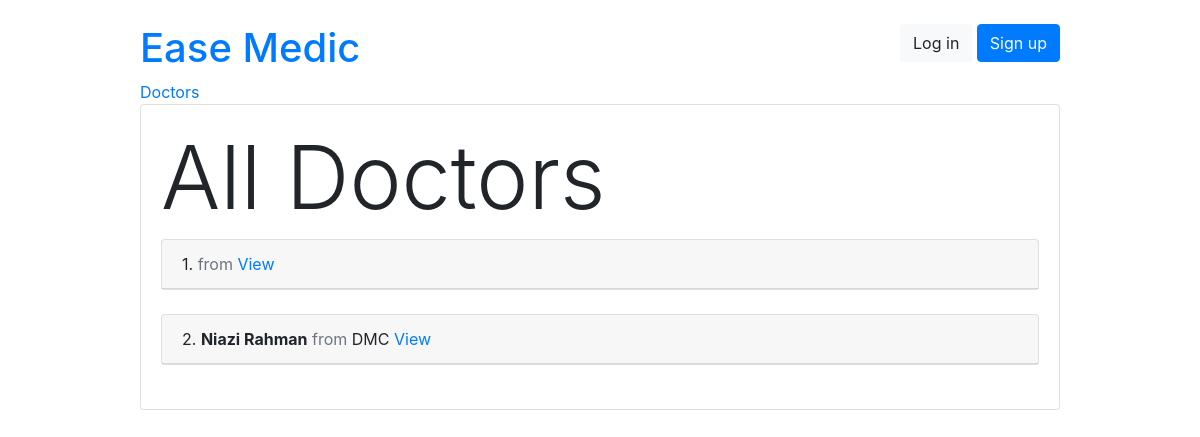
Before: /users/doctors/ with the older database file.
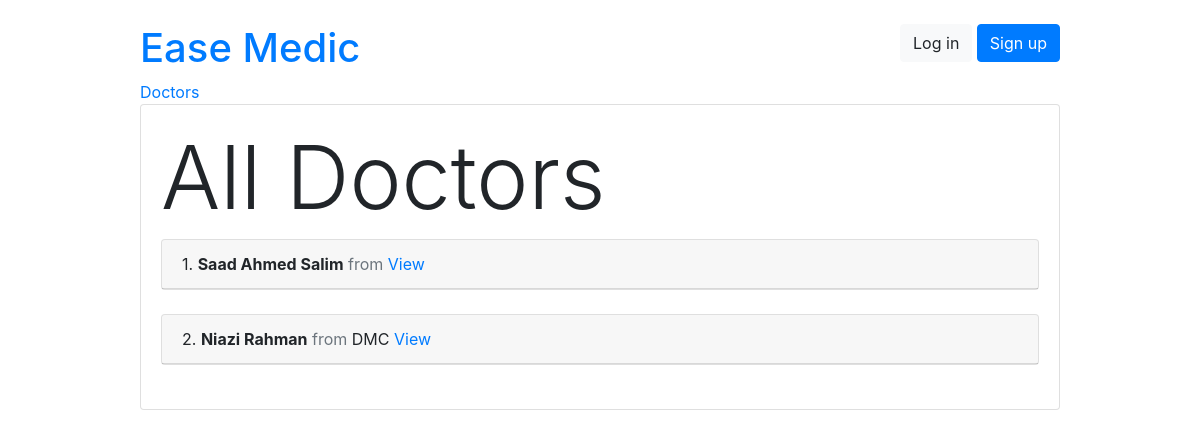
After: the same page with the newer database file.
### users/models.py (models this page shows, shortened)
class Doctor(models.Model):
    user = models.OneToOneField(User, on_delete=models.CASCADE, primary_key=True)
    SSC_GPA = models.DecimalField(decimal_places=2, max_digits=5, default=0.0)
    HSC_GPA = models.DecimalField(decimal_places=2, max_digits=5, default=0.0)
    BMDC_RegNo = models.CharField(max_length=100, blank=False, null=False)
    MBBS_Session = models.CharField(max_length=100, blank=False, null=False)
    MBBS_Inst = models.CharField(max_length=100, blank=False, null=False)
    PostGrad_details = models.CharField(max_length=255, blank=True, null=True)

class User(AbstractUser):
    is_doctor = models.BooleanField(default=False)
    is_patient = models.BooleanField(default=False)
    NID = models.CharField(max_length=50, blank=False, null=False)
    email = models.CharField(max_length=100)
    age = models.PositiveIntegerField(null=True, blank=True)
    GENDER_CHOICES = (
        ('M', 'Male'),
        ('F', 'Female'),
    )
    gender = models.CharField(max_length=1, choices=GENDER_CHOICES)

### users/views.py (the view)
# urls.py: path('doctors/', DoctorsListView.as_view(), name='doctor_list'),
class DoctorsListView(ListView):
    model = Doctor
    template_name = 'users/doctor_list.html'

### templates/users/doctor_list.html (shortened to what this page needs)
{% extends 'base.html' %}
{% block content %}
<h4 class="display-2">All Doctors</h4>
  {% for doctor in object_list %}
    <div class="card">
      <div class="card-header">
        <span class='text-weight-bold'> {{forloop.counter}}.</span>
        <span class="font-weight-bold">{{doctor.user.first_name}} {{doctor.user.last_name}}</span>
        <span class="text-muted">from </span>
        {{ doctor.MBBS_Inst }}
        <a href="{% url 'doctor_detail' doctor.pk %}"> View </a>
      </div>
    </div>
    <br />
  {% endfor %}
{% endblock %}

Changed rows visible on the page:
changed through a linked row, Doctor: user.first_name (not shown) → "Saad Ahmed"; user.last_name (not shown) → "Salim"
